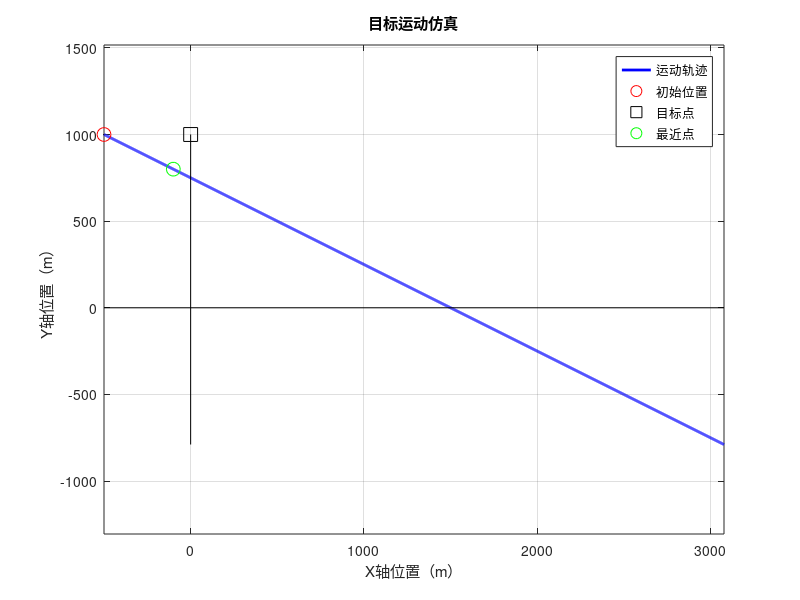

MATLAB code to generate this figure: (Note: this script raises an error after producing the figure.)
%**************************************************************************
% 文件名: E:\坚果云同步文件夹\毕设——非合作多目标定位\FinalCode\FOA\track.m
% 版本: v1.0
% 作者: ZLM
% 联系方式: Liminzhang7@outlook.com
% 日期: 2023-12-22
% 描述: 输入k, b,和点的坐标，计算点到直线的距离
% 输入:  
% 输出:  
%**************************************************************************

%**************************************************************************
% 文件名: E:\坚果云同步文件夹\毕设——非合作多目标定位\FinalCode\FOA\track.m
% 版本: v1.0
% 作者: ZLM
% 联系方式: Liminzhang7@outlook.com
% 日期: 2023-12-22
% 描述: 输入k, b,和点的坐标，计算点到直线的距离
% 输入:  
% 输出:  
%**************************************************************************

%**************************************************************************
% 文件名: E:\坚果云同步文件夹\毕设——非合作多目标定位\FinalCode\FOA\track.m
% 版本: v1.0
% 作者: ZLM
% 联系方式: Liminzhang7@outlook.com
% 日期: 2023-12-22
% 描述: 输入k, b,和点的坐标，计算点到直线的距离
% 输入:  
% 输出:  
%**************************************************************************
clc
clear 
close all


% 设置初始位置和速度
initialPosition = [-500, 1000];
velocity = 8;  % m/s

% 设置目标点
targetPoint = [0, 1000];  % 更改为你想要的目标点
% 直线的斜率
slope = -0.5;
% 设置仿真参数
simulationTime = 500;  % 仿真时间（秒）
timeStep = 0.01;  % 时间步长（秒）

% 初始化数组来存储位置信息
timePoints = 0:timeStep:simulationTime;
positions = zeros(length(timePoints), 2);

% 模拟目标运动
currentPosition = initialPosition;
for i = 1:length(timePoints)
    % 计算下一个位置
    currentPosition(1) = currentPosition(1) + velocity*timeStep* cos(atan(slope));  % x方向
    currentPosition(2) = currentPosition(2) + velocity*timeStep* sin(atan(slope));  % y方向
    
    % 存储当前位置
    positions(i, :) = currentPosition;
end

% 计算目标点到轨迹上每个点的距离
distances = sqrt(sum((positions - targetPoint).^2, 2));

% 找到距离最小的点的索引
[minDistance, minIndex] = min(distances);

% 绘制直角坐标系和目标运动轨迹
figure;
plot(positions(:, 1), positions(:, 2), 'b-', 'LineWidth', 2);
hold on;
plot(initialPosition(1), initialPosition(2), 'ro', 'MarkerSize', 10);
plot(targetPoint(1), targetPoint(2), 'ks', 'MarkerSize', 10);  % 目标点用方块表示
plot(positions(minIndex, 1), positions(minIndex, 2), 'go', 'MarkerSize', 10);
title('目标运动仿真');
xlabel('X轴位置（m）');
ylabel('Y轴位置（m）');
grid on;
axis equal;

% 显示坐标轴
line([min(positions(:, 1)), max(positions(:, 1))], [0, 0], 'Color', 'k');
line([0, 0], [min(positions(:, 2)), max(positions(:, 2))], 'Color', 'k');

% 显示图例
legend('运动轨迹', '初始位置', '目标点', '最近点', 'Location', 'Best');

% 显示结果
disp(['目标点坐标: (', num2str(targetPoint(1)), ', ', num2str(targetPoint(2)), ')']);
disp(['最近点坐标: (', num2str(positions(minIndex, 1)), ', ', num2str(positions(minIndex, 2)), ')']);
disp(['最短距离: ', num2str(minDistance), ' 米']);

k = 0;
b = 1;
x0 = 3;
y0 = 5;

distance = pointToLineDistance(k, b, x0, y0);
disp(distance);

